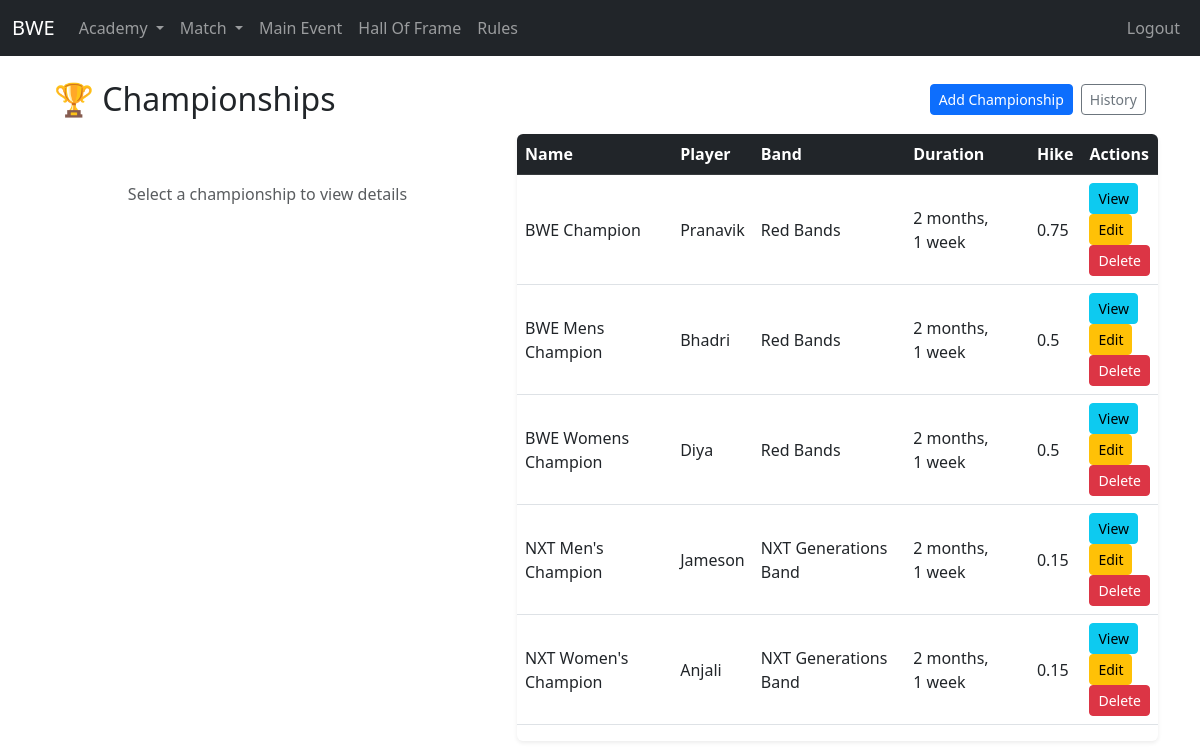
/academy/championship/ (signed in), run on an earlier commit of the app's database.
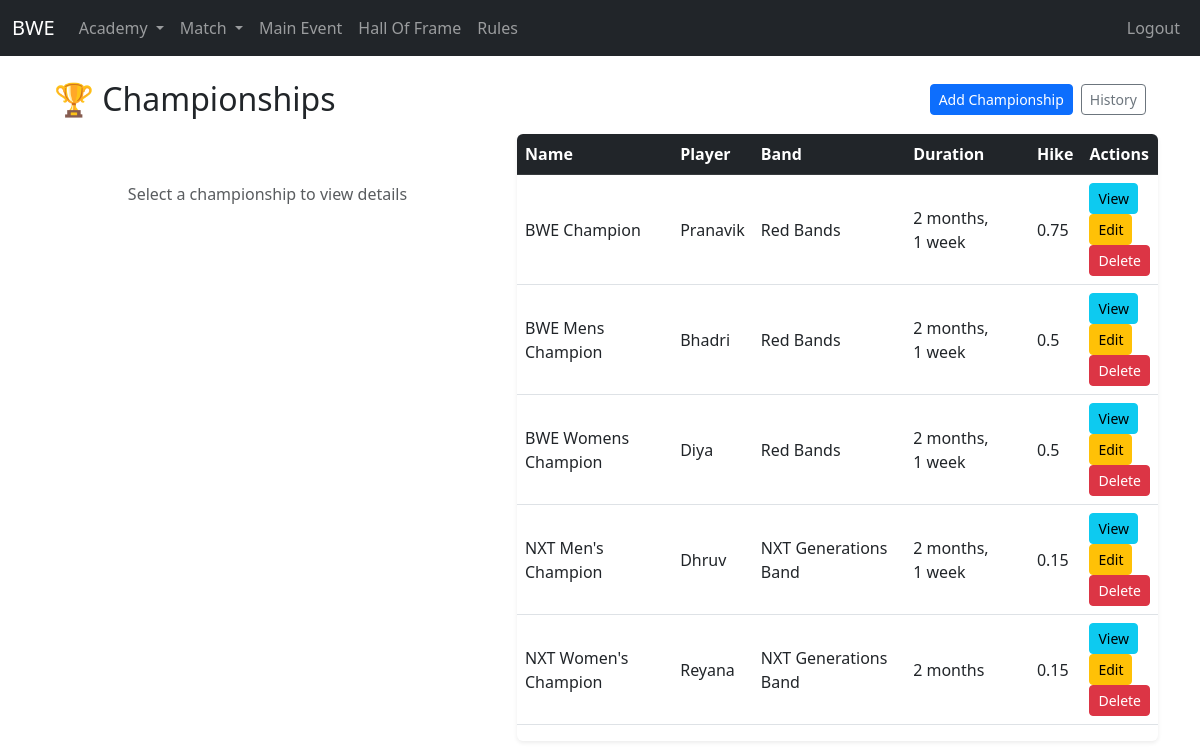
And on a later commit of the database.
### academy/models.py (models this page shows, shortened)
class Championship(models.Model):
    name = models.CharField(max_length=200)
    player = models.OneToOneField(Player, on_delete=models.CASCADE, null=True, blank=True)
    image_url = models.CharField(max_length=120, null=True, blank=True)
    hike = models.FloatField()
    updated_on = models.DateTimeField(auto_now=True)
    class Meta:
        ordering = ["name"]

class Player(models.Model):
    GENDER_CHOICES = [
        ('Male', 'Male'),
        ('Female', 'Female'),
    ]
    name = models.CharField(max_length=200)
    gender = models.CharField(max_length=10, choices=GENDER_CHOICES)
    band = models.ForeignKey(Band, on_delete=models.CASCADE, related_name='player_band')
    wins = models.PositiveIntegerField(default=0)
    matchesplayed = models.PositiveIntegerField(default=0)
    winningpercentage = models.FloatField(default=0)
    networth = models.FloatField(default=0)
    image_url = models.CharField(max_length=120, null=True, blank=True)
    is_active = models.BooleanField(default=True)
    objects = ActivePlayerManager()
    all_objects = models.Manager()
    spouse = models.OneToOneField(
        'self',
        on_delete=models.SET_NULL,
        null=True,
        blank=True,
        related_name="partner"
    )

class Band(models.Model):
    name = models.CharField(max_length=200)
    networth = models.FloatField(default=0)
    image_url = models.CharField(max_length=120, null=True, blank=True)
    emoji = models.CharField(max_length=5, null=True, blank=True)
    def __str__(self):
        return self.name

### academy/views.py (the view)
# urls.py: path('championship/', views.championship_list, name='championship-list'),
@login_required
def championship_list(request, pk=None):
    championships = Championship.objects.all().order_by('name')
    instance = None
    if pk:
        instance = get_object_or_404(Championship, pk=pk)
    context = {
        'championships': championships,
        'instance': instance
    }
    return render(request, 'academy/championship/championship_list.html', context)

### templates/academy/championship/championship_list.html (shortened to what this page needs)
{% extends 'base.html' %}
{% load static %}
{% block content %}
<div class="container mt-4">
  <div class="d-flex flex-column flex-md-row justify-content-between align-items-start align-items-md-center mb-3">
      <h2 class="mb-2 mb-md-0">🏆 Championships</h2>
      <div class="d-flex flex-column flex-sm-row gap-2">
        <a href="{% url 'championship-create' %}" class="btn btn-primary btn-sm">Add Championship</a>
        <a href="{% url 'championship-history' %}" class="btn btn-outline-secondary btn-sm">History</a>
      </div>
  </div>
</div>
  <div class="row">
    <div class="col-lg-5 col-md-12">
      {% if instance %}
      <div class="card shadow-sm border-0">
          {% if instance.image_url %}
          <img src="https://raw.githubusercontent.com/tenctech10c/BWEImages/main/{{ instance.image_url }}"
               class="card-img" alt="{{ instance.name }}">
          {% endif %}
          <div class="card-body">
              <h4 class="card-title">{{ instance.name }}</h4>
              {% if instance.hike %}
                  <p><strong>Hike:</strong> {{ instance.hike }}%</p>
              {% endif %}
              {% if instance.updated_on %}
                  <p><strong>Holding From:</strong> {{ instance.updated_on|date:"d-m-Y" }}</p>
                  <p><strong>Holding Duration:</strong> {{ instance.updated_on|timesince }}</p>
              {% endif %}
              <hr>
              {% if instance.player %}
              <div class="d-flex align-items-center gap-3">
                  {% if instance.player.image_url %}
                  <img src="https://raw.githubusercontent.com/tenctech10c/BWEImages/main/{{ instance.player.image_url }}"
                       alt="{{ instance.player.name }}" class="player-img">
                  {% endif %}
                  <div>
                      <h5 class="mb-0">{{ instance.player.name }}</h5>
                      <small class="text-muted">{{ instance.player.band }}</small>
                  </div>
              </div>
              {% endif %}
              <div class="mt-3">
                  <a href="{% url 'championship-list' %}" class="btn btn-outline-secondary btn-sm">Clear</a>
              </div>
          </div>
      </div>
      {% else %}
      <div class="text-center text-muted mt-5">
          <p>Select a championship to view details</p>
      </div>
      {% endif %}
    </div>
    <div class="col-lg-7 col-md-12 mb-4">
        <div class="table-responsive shadow-sm rounded">
          <table class="table table-hover align-middle">
            <thead class="table-dark">
              <tr>
                <th>Name</th>
                <th>Player</th>
                <th>Band</th>
                <th>Duration</th>
                <th>Hike</th>
                <th>Actions</th>
              </tr>
            </thead>
            <tbody id="table-body">
              {% include "academy/championship/partials/table_body.html" %}
            </tbody>
          </table>
        </div>
    </div>
  </div>
</div>
{% endblock %}

### templates/academy/championship/partials/table_body.html
{% for championship in championships %}
    <tr>
      <td>{{ championship.name }}</td>
      <td>{{ championship.player.name }}</td>
      <td>{{ championship.player.band }}</td>
      <td>{{ championship.updated_on|timesince }}</td>
      <td>{{ championship.hike }}</td>
      <td>
        <a href="{% url 'championship-view' championship.id %}" class="btn btn-info btn-sm">View</a></br>
        <a href="{% url 'championship-update' championship.id %}" class="btn btn-warning btn-sm">Edit</a></br>
        <a class="btn btn-danger btn-sm"
            hx-get="{% url 'championship-delete' championship.id %}"
            hx-target="#dialog"
            hx-swap="innerHTML">
        Delete
        </a></br>
      </td>
    </tr>
{% endfor %}

What changed in the data, as far as the page shows it:
changed Championship "NXT Men's Champion": player.name "Jameson" → "Dhruv"
changed Championship "NXT Women's Champion": player.name "Anjali" → "Reyana"; updated_on "2 months, 1 week" → "2 months"
